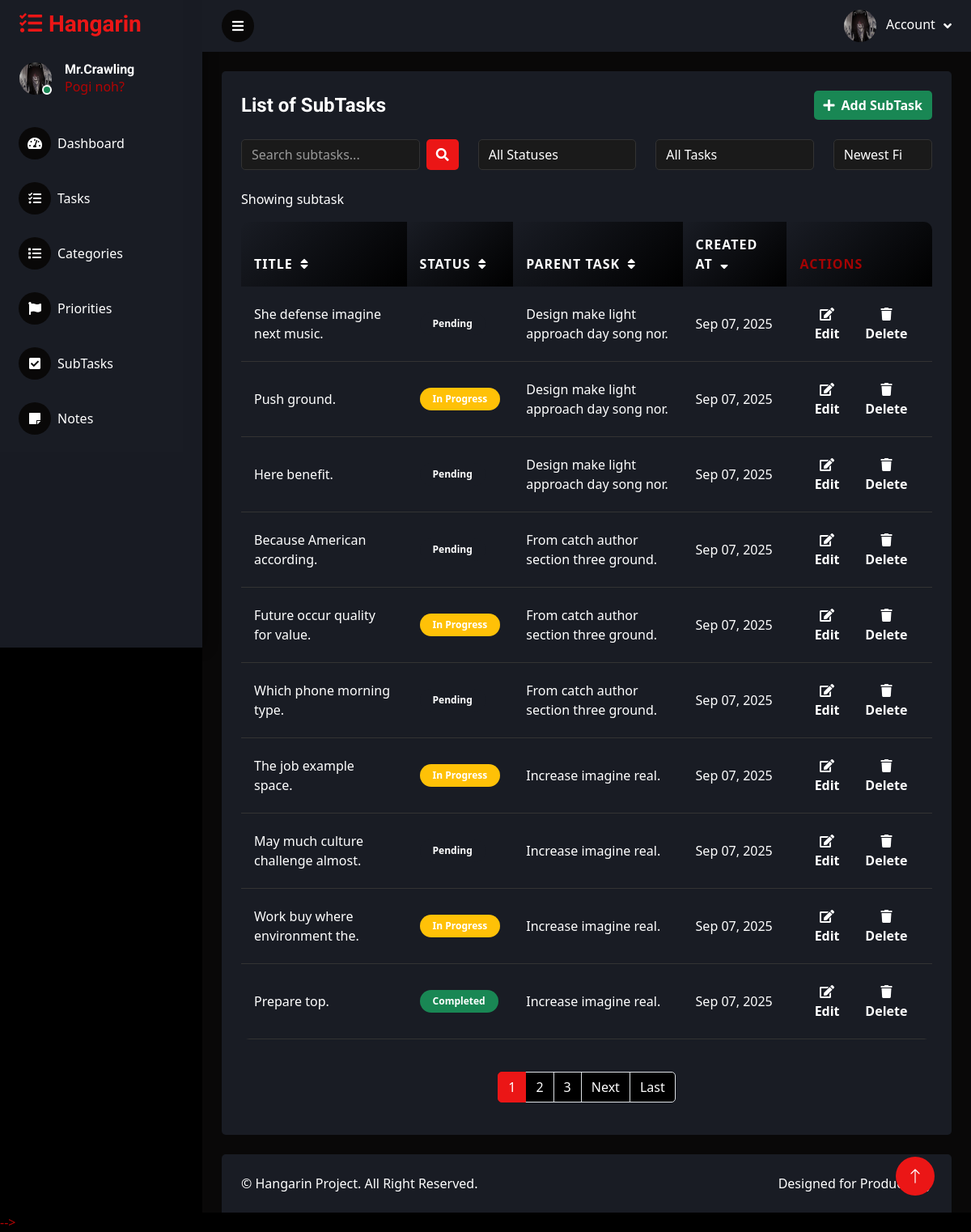
Screenshot of /subtasks/ with the database file from the repository.
### tasks/models.py (models this page shows, shortened)
class BaseModel(models.Model):
    created_at = models.DateTimeField(auto_now_add=True)
    updated_at = models.DateTimeField(auto_now=True)
    class Meta:
        abstract = True

class SubTask(BaseModel):
    STATUS_CHOICES = [
        ("Pending", "Pending"),
        ("In Progress", "In Progress"),
        ("Completed", "Completed"),
    ]
    title = models.CharField(max_length=200)
    description = models.TextField(blank=True)
    status = models.CharField(
        max_length=50,
        choices=STATUS_CHOICES,
        default="Pending"
    )
    task = models.ForeignKey(Task, on_delete=models.CASCADE, related_name='subtasks')
    class Meta:
        ordering = ['-created_at']

class Task(BaseModel):
    STATUS_CHOICES = [
        ("Pending", "Pending"),
        ("In Progress", "In Progress"),
        ("Completed", "Completed"),
    ]
    title = models.CharField(max_length=200)
    description = models.TextField(blank=True)
    status = models.CharField(
        max_length=50,
        choices=STATUS_CHOICES,
        default="Pending"
    )
    deadline = models.DateTimeField(null=True, blank=True)
    priority = models.ForeignKey(Priority, on_delete=models.CASCADE)
    category = models.ForeignKey(Category, on_delete=models.CASCADE)
    class Meta:
        ordering = ['-created_at']

### tasks/views.py (the view)
# urls.py: path('subtasks/', SubTaskListView.as_view(), name='subtask-list'),
class SubTaskListView( ListView):
    model = SubTask
    template_name = 'subtask_list.html'
    context_object_name = 'subtasks'
    paginate_by = 10
    ordering = ["subtask__subtask_name","name"]
    def get_queryset(self):
        qs = super().get_queryset()
        query = self.request.GET.get('q')
        if query:
            qs = qs.filter(
                Q(title__icontains=query) |
                Q(task__title__icontains=query) |
                Q(status__icontains=query)
            )
        status_filter = self.request.GET.get('status')
        if status_filter:
            qs = qs.filter(status=status_filter)
        task_filter = self.request.GET.get('task')
        if task_filter:
            qs = qs.filter(task_id=task_filter)
        return qs
    def get_ordering(self):
        allowed_sort_fields = {
            'title': 'Title A-Z',
            '-title': 'Title Z-A',
            'status': 'Status A-Z',
            '-status': 'Status Z-A',
            'task__title': 'Parent Task A-Z',
            '-task__title': 'Parent Task Z-A',
            'created_at': 'Created (Oldest)',
            '-created_at': 'Created (Newest)',
        }
        sort_by = self.request.GET.get('sort_by', '-created_at')
        if sort_by in allowed_sort_fields:
            return sort_by
        return '-created_at'
    def get_context_data(self, **kwargs):
        context = super().get_context_data(**kwargs)
        context['current_sort'] = self.request.GET.get('sort_by', '-created_at')
        context['current_search'] = self.request.GET.get('q', '')
        context['current_status'] = self.request.GET.get('status', '')
        context['current_task'] = self.request.GET.get('task', '')
        context['status_choices'] = SubTask.STATUS_CHOICES
        context['tasks'] = Task.objects.all()
        context['sort_options'] = {
            '-created_at': 'Newest First',
            'created_at': 'Oldest First',
            'title': 'Title A-Z',
            '-title': 'Title Z-A',
            'status': 'Status A-Z',
            '-status': 'Status Z-A',
            'task__title': 'Parent Task A-Z',
            '-task__title': 'Parent Task Z-A',
        }
        context['total_subtasks'] = SubTask.objects.count()
        context['completed_subtasks'] = SubTask.objects.filter(status='Completed').count()
        return context

### templates/subtask_list.html (shortened to what this page needs)
{% extends 'base.html' %}
{% load static %}
{% block content %}
<div class="container-fluid pt-4 px-4">
    <div class="row g-4">
        <div class="col-12">
            <div class="bg-secondary rounded h-100 p-4">
                <div class="d-flex align-items-center justify-content-between mb-4">
                    <h4 class="mb-0">List of SubTasks</h4>
                    <a href="{% url 'subtask-add' %}" class="btn btn-success"><i class="fa fa-plus me-2"></i>Add SubTask</a>
                </div>
                <div class="row mb-4">
                    <div class="col-md-4">
                        <form method="get" class="d-flex">
                            <input class="form-control bg-dark border-0 me-2"
                                   type="search"
                                   name="q"
                                   placeholder="Search subtasks..."
                                   aria-label="Search"
                                   value="{{ current_search }}">
                            <button class="btn btn-primary" type="submit">
                                <i class="fas fa-search"></i>
                            </button>
                        </form>
                    </div>
                    <div class="col-md-3">
                        <form method="get" id="statusForm">
                            <select class="form-select bg-dark border-0" name="status" onchange="this.form.submit()">
                                <option value="">All Statuses</option>
                            </select>
                        </form>
                    </div>
                    <div class="col-md-3">
                        <form method="get" id="taskForm">
                            <select class="form-select bg-dark border-0" name="task" onchange="this.form.submit()">
                                <option value="">All Tasks</option>
                            </select>
                        </form>
                    </div>
                    <div class="col-md-2">
                        <form method="get" id="sortForm">
                            <select class="form-select bg-dark border-0" name="sort_by" onchange="this.form.submit()">
                                {% for value, label in sort_options.items %}
                                <option value="{{ value }}"
                                        {% if current_sort == value %}selected{% endif %}>
                                    {{ label }}
                                </option>
                                {% endfor %}
                            </select>
                        </form>
                    </div>
                </div>
                <div class="row mb-3">
                    <div class="col-12">
                        <div class="d-flex justify-content-between align-items-center">
                            <div>
                                <span class="text-muted">
                                    Showing {{ subtasks.paginator.count }} subtask{{ subtasks.paginator.count|pluralize }}
                                </span>
                            </div>
                        </div>
                    </div>
                </div>
                <div class="table-responsive">
                    <table class="table table-hover">
                        <thead>
                            <tr>
                                <th scope="col">
                                    <a href="?sort_by={% if current_sort == 'title' %}-title{% else %}title{% endif %}"
                                       class="text-decoration-none text-white">
                                        Title
                                        {% if current_sort == 'title' %}<i class="fas fa-sort-up ms-1"></i>
                                        {% elif current_sort == '-title' %}<i class="fas fa-sort-down ms-1"></i>
                                        {% else %}<i class="fas fa-sort ms-1"></i>{% endif %}
                                    </a>
                                </th>
                                <th scope="col">
                                    <a href="?sort_by={% if current_sort == 'status' %}-status{% else %}status{% endif %}"
                                       class="text-decoration-none text-white">
                                        Status
                                        {% if current_sort == 'status' %}<i class="fas fa-sort-up ms-1"></i>
                                        {% elif current_sort == '-status' %}<i class="fas fa-sort-down ms-1"></i>
                                        {% else %}<i class="fas fa-sort ms-1"></i>{% endif %}
                                    </a>
                                </th>
                                <th scope="col">
                                    <a href="?sort_by={% if current_sort == 'task__title' %}-task__title{% else %}task__title{% endif %}"
                                       class="text-decoration-none text-white">
                                        Parent Task
                                        {% if current_sort == 'task__title' %}<i class="fas fa-sort-up ms-1"></i>
                                        {% elif current_sort == '-task__title' %}<i class="fas fa-sort-down ms-1"></i>
                                        {% else %}<i class="fas fa-sort ms-1"></i>{% endif %}
                                    </a>
                                </th>
                                <th scope="col">
                                    <a href="?sort_by={% if current_sort == 'created_at' %}-created_at{% else %}created_at{% endif %}"
                                       class="text-decoration-none text-white">
                                        Created At
                                        {% if current_sort == 'created_at' %}<i class="fas fa-sort-up ms-1"></i>
                                        {% elif current_sort == '-created_at' %}<i class="fas fa-sort-down ms-1"></i>
                                        {% else %}<i class="fas fa-sort ms-1"></i>{% endif %}
                                    </a>
                                </th>
                                <th scope="col">Actions</th>
                            </tr>
                        </thead>
                        <tbody>
                            {% for subtask in subtasks %}
                            <tr>
                                <td>{{ subtask.title }}</td>
                                <td>
                                    <span class="badge
                                        {% if subtask.status == 'Completed' %}bg-success
                                        {% elif subtask.status == 'In Progress' %}bg-warning
                                        {% else %}bg-secondary{% endif %}">
                                        {{ subtask.status }}
                                    </span>
                                </td>
                                <td>{{ subtask.task.title }}</td>
                                <td>{{ subtask.created_at|date:"M d, Y" }}</td>
                                <td>
                                    <div class="btn-group">
                                        <a href="{% url 'subtask-update' subtask.id %}" class="btn btn-edit btn-edit-icon btn-edit-sm">
                                            <i class="fas fa-edit"></i> Edit
                                        </a>
                                        <a href="{% url 'subtask-delete' subtask.id %}" class="btn btn-delete btn-delete-icon btn-delete-sm">
                                            <i class="fas fa-trash"></i> Delete
                                        </a>
                                    </div>
                                </td>
                            </tr>
                            {% empty %}
                            <tr>
                                <td colspan="5" class="text-center">No subtasks found.</td>
                            </tr>
                            {% endfor %}
                        </tbody>
                    </table>
                </div>
                {% include 'includes/pagination.html' %}
            </div>
        </div>
    </div>
</div>
{% endblock %}

### static/css/style.css (style rules this page uses)
:root { --primary: #a40303; --secondary: #191C24; --light: #0ed5fdc6; --dark: #090808; --success: #1ae0e0; --info: #3b82f6; --warning: #f59e0b; --danger: #ef4444; }
.btn { transition: .5s; border: none; font-weight: 600; }
.content * { color: #ffffff !important; }
.content h1, .content h2, .content h3, .content h4, .content h5, .content h6, .content p, .content span, .content div, .content li, .content td, .content th, .content label, .content small { color: #ffffff !important; }
.table { color: #ffffff !important; border-radius: 10px; overflow: hidden; }
.table thead th { background: linear-gradient(135deg, var(--secondary), #000); border: none; color: var(--primary) !important; font-weight: 600; padding: 1rem; text-transform: uppercase; letter-spacing: 1px; }
.table tbody tr { transition: all 0.3s ease; color: #ffffff !important; }
.table tbody td { padding: 1rem; border-color: #333; vertical-align: middle; color: #ffffff !important; }
.badge { padding: 0.5rem 1rem; border-radius: 20px; font-weight: 600; transition: all 0.3s ease; color: #ffffff !important; }
body { background-size: cover; color: #b20404 !important; font-family: 'Segoe UI', Tahoma, Geneva, Verdana, sans-serif; }
.text-muted { color: #cccccc !important; }
.form-control, .form-select { color: #ffffff !important; background: #1a1a1a !important; border: 1px solid #333 !important; }
.form-control::placeholder { color: #999999 !important; }

### rows the page displays
SubTask: title "She defense imagine next music.", status "Pending", task "Design make light approach day song nor.", created_at "Sep 07, 2025"
SubTask: title "Push ground.", status "In Progress", task "Design make light approach day song nor.", created_at "Sep 07, 2025"
SubTask: title "Here benefit.", status "Pending", task "Design make light approach day song nor.", created_at "Sep 07, 2025"
SubTask: title "Because American according.", status "Pending", task "From catch author section three ground.", created_at "Sep 07, 2025"
SubTask: title "Future occur quality for value.", status "In Progress", task "From catch author section three ground.", created_at "Sep 07, 2025"
SubTask: title "Which phone morning type.", status "Pending", task "From catch author section three ground.", created_at "Sep 07, 2025"
SubTask: title "The job example space.", status "In Progress", task "Increase imagine real.", created_at "Sep 07, 2025"
SubTask: title "May much culture challenge almost.", status "Pending", task "Increase imagine real.", created_at "Sep 07, 2025"
SubTask: title "Work buy where environment the.", status "In Progress", task "Increase imagine real.", created_at "Sep 07, 2025"
SubTask: title "Prepare top.", status "Completed", task "Increase imagine real.", created_at "Sep 07, 2025"

### other values shown
{{ num }} "1"
{{ num }} "2" "3"
form field sort_by "Newest First"
